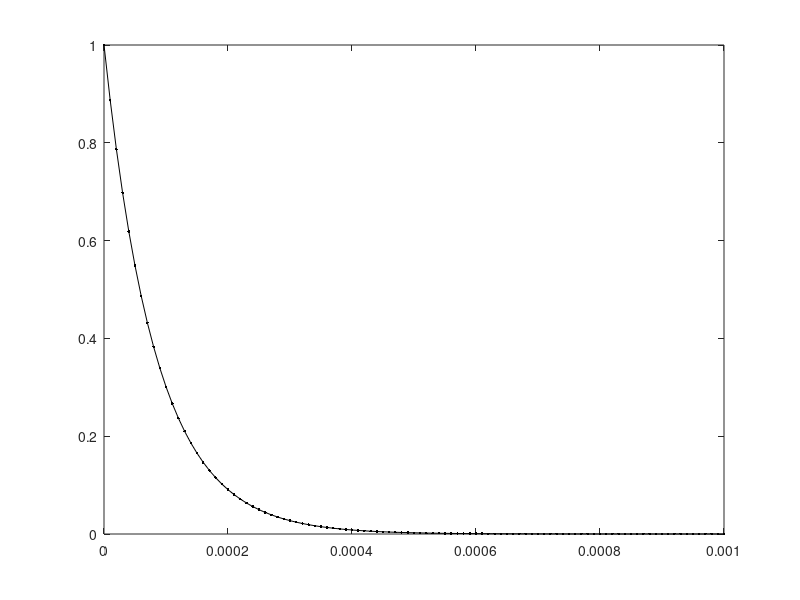

The MATLAB source for this figure:
clear;
close all

%% fsr = (1-ber)^L;
%%%%%%%%%%%%%%%%%%%%%%%%

L = 1500*8; % say packet length is 1500 bytes

fsr_v = zeros(1,1);
ber_v = zeros(1,1);
cnt = 0;
for ber = 0:10e-6:0.001
    
    cnt = cnt+1;
    ber_v(cnt) = ber;
    fsr_v(cnt) = (1-ber)^L;
    
end

plot(ber_v, fsr_v, 'k.-');